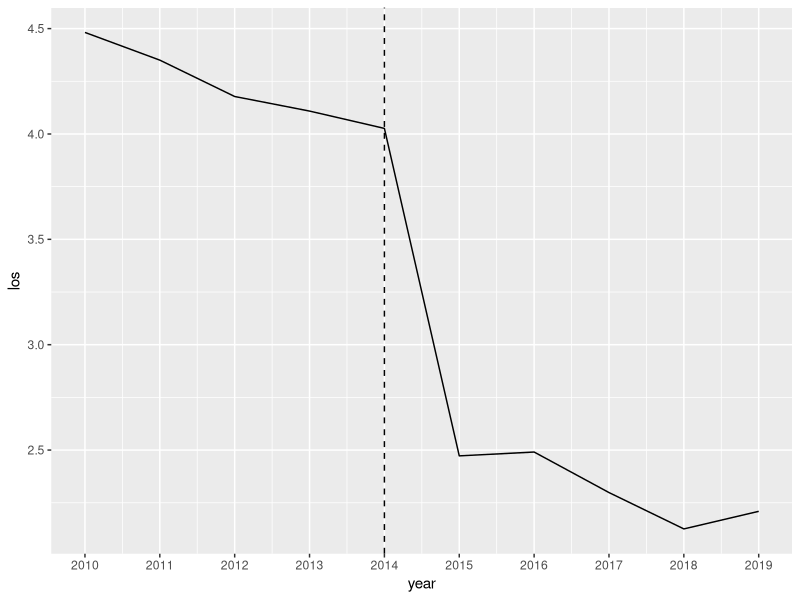
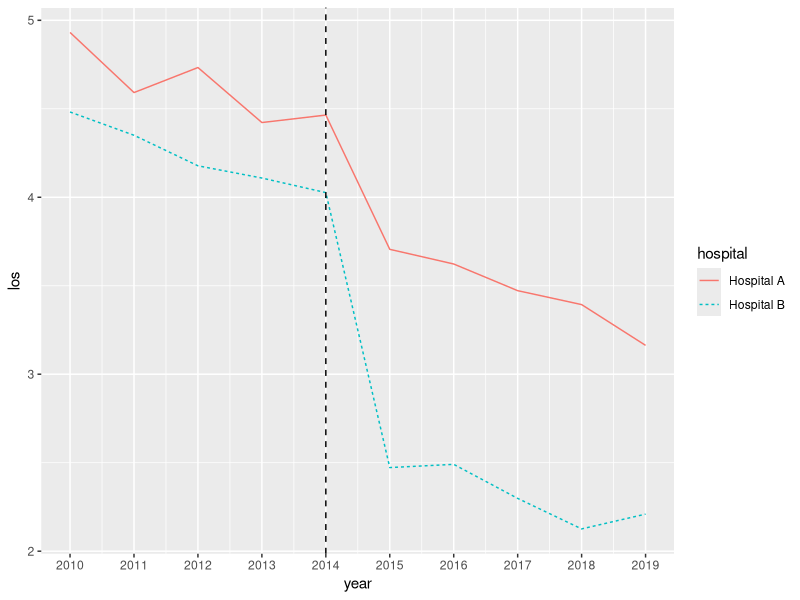

The R source for these figures, in order:
## ---- chunk 1
knitr::opts_chunk$set(echo = TRUE)
## ---- chunk 2
#import libraries
library(dplyr)
library(ggplot2)
## ---- chunk 3
#read-in data
df <- read.csv("los_data.csv")
## ---- chunk 4
#examine data
head(df)
## ---- chunk 5
#filter to hospital B and plot line chart
hosp_b <- df %>%
    filter(hospital == "Hospital B") %>%
    ggplot(aes(x = year, y = los)) +
    geom_line()+
    geom_vline(xintercept = 2014, linetype = "dashed")+
    scale_x_continuous(breaks = c(2010:2019))

print(hosp_b)
## ---- chunk 6
#plot both hospitals
hosp_ab <- ggplot(data = df, aes(x = year, y = los, color = hospital, linetype = hospital)) +
    geom_line() +
    geom_vline(xintercept = 2014, linetype = "dashed") +
    scale_x_continuous(breaks = c(2010:2019))
    
print(hosp_ab)
## ---- chunk 7
#create new dataset of only years 2014-2015
df_14_15 <- df %>%
    filter(year == 2014 | year == 2015)

print(df_14_15)
## ---- chunk 8
#work out difference in means for both hospitals
Adiff <- 3.705 - 4.4646
Bdiff <- 2.472 - 4.026
## ---- chunk 9
#work out the difference in means between the two hospitals
did <- Bdiff - Adiff

print(did)
## ---- chunk 10
#create indicator variables
df_14_15$treat <- ifelse(df_14_15$hospital == "Hospital B", 1, 0) #Hosp B is the treatment indicator variable
df_14_15$time <- ifelse(df_14_15$year == 2015, 1, 0) #Year 2015 is the time indicator variable
## ---- chunk 11
#fit model predicting los from treatment and time
hospital_model <- lm(los ~ treat*time, data = df_14_15)

print(hospital_model)
## ---- chunk 12
#print ATT (Average Treatment effect of the Treated)
print(hospital_model$coefficients[4])
